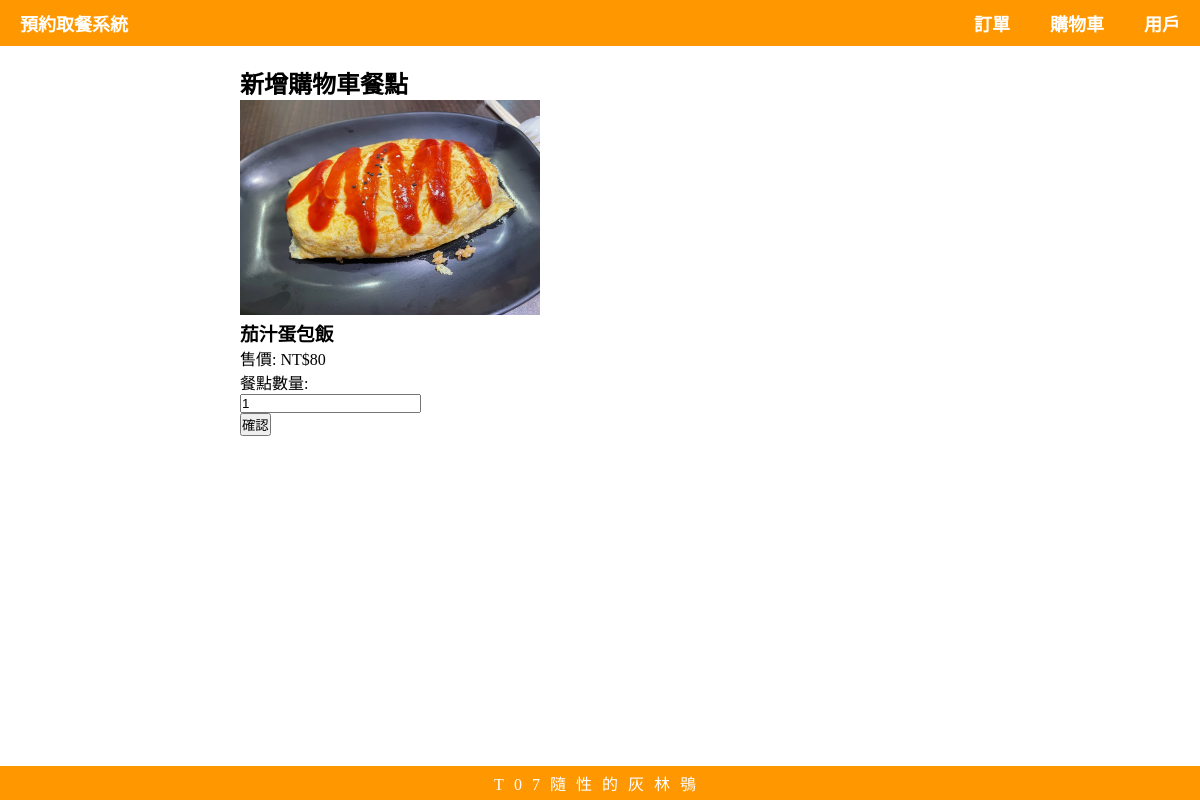
The page /addfood/1 (signed in) on the database its author committed.
### Pre_Order_System/models.py (models this page shows, shortened)
class Food(models.Model):
    restaurant = models.ForeignKey(Restaurant, on_delete=models.CASCADE, related_name='menu_items', verbose_name='店家')
    name = models.CharField(max_length=100, verbose_name='菜名')
    price = models.IntegerField(default=0, verbose_name='售價')
    stars = models.IntegerField(default=0, verbose_name='總星數')
    sales = models.IntegerField(default=0, verbose_name='總銷售量')
    img = models.ImageField(upload_to='food_images/', verbose_name='圖片')

### Pre_Order_System/views.py (the view, shortened to what this page needs)
# urls.py: path('addfood/<int:id>', views.addfood, name='addfood'),
@login_required
def addfood(request, id):
    food = get_object_or_404(Food, id = id)
    if request.method == 'GET':
        addofood_form = AddFoodForm()
        context = {
            'food': food,
            'addofood_form': addofood_form,
        }
        return render(request, 'addfood.html', context)

### Pre_Order_System/forms.py
class AddFoodForm(forms.Form):
    quantity = forms.IntegerField(initial=1, min_value=1)

### Pre_Order_System/templates/addfood.html (shortened to what this page needs)
{% extends "master.html" %}
{% block content %}
<h2>新增購物車餐點</h2>
<img src="{{ food.img.url }}" alt="{{ food.name }}" style="width: 300px;">
<h3>{{ food.name }}</h3>
<p>售價: NT${{ food.price }}</p>
<form action="" method="post">
    <label for="quantity">餐點數量: </label><br>
    {{ addofood_form.quantity }}<br>
    <input type="submit" value="確認">
</form>
{% endblock %}

### static/css/master.css (style rules this page uses)
* { margin: 0; padding: 0; }

### rows shown on the page
Food: img (picture), name "茄汁蛋包飯", price "80"
